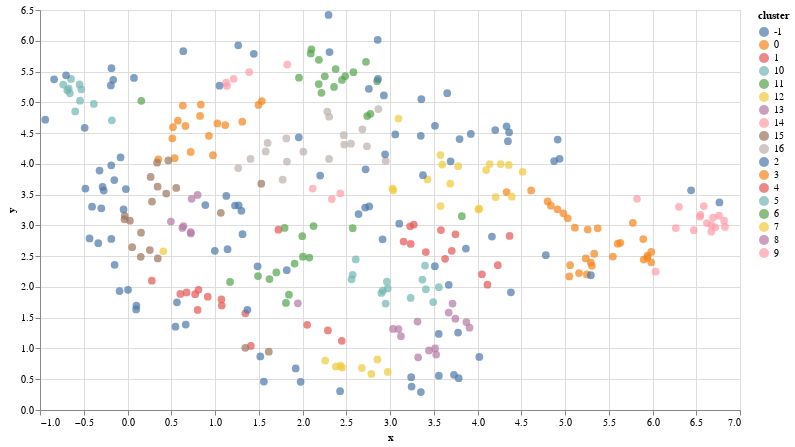

Source (notebook cell):
### Code cell
def plot_clustering_step(insight_layers, step):
    sentences = insight_layers[step]["content"]
    sentence_embeddings = embedding_model.encode(sentences)

    umap_embeds = reducer.fit_transform(sentence_embeddings)

    # Prepare the data to plot and interactive visualization
    # using Altair
    df_explore = pd.DataFrame(data={
        'content': insight_layers[step]['content'], 
        'parent': insight_layers[step]['parent'].apply(lambda x: map_to_parent(x, insight_layers[step+1])),
        'cluster': insight_layers[step]['cluster'].astype(str),
        })
    df_explore['x'] = umap_embeds[:,0]
    df_explore['y'] = umap_embeds[:,1]

    parents = df_explore["parent"].unique()
    parents_embeddings = embedding_model.encode(parents)
    umap_embeds = reducer.transform(parents_embeddings)

    df_parents = pd.DataFrame({
        'content':parents,
        'parent':'',
        'cluster':'-1',
        'x': umap_embeds[:,0],
        'y': umap_embeds[:,1],
    })

    df_explore = pd.concat([df_explore, df_parents])
    # Plot
    chart = alt.Chart(df_explore).mark_circle(size=60).encode(
        x=#'x',
        alt.X('x',
            scale=alt.Scale(zero=False)
        ),
        y=
        alt.Y('y',
            scale=alt.Scale(zero=False)
        ),
        color='cluster',
        tooltip=['content', "parent"],
        size=
    ).properties(
        width=700,
        height=400
    )

    return chart, df_explore
    

chart, df_explore = plot_clustering_step(insight_layers, 0)
df_explore
chart.interactive()

### Figure 1 — Vega-Lite specification as saved in the notebook (floating-point values rounded to 4 significant figures; data arrays with more than 128 entries replaced by an {"elided": "..."} marker saying what was removed)
{"config": {"view": {"continuousWidth": 300, "continuousHeight": 300}}, "data": {"name": "data-89de7a8efdee56f1f380e5db8b87edb0"}, "mark": {"type": "circle", "size": 60}, "encoding": {"color": {"field": "cluster", "type": "nominal"}, "tooltip": [{"field": "content", "type": "nominal"}, {"field": "parent", "type": "nominal"}], "x": {"field": "x", "scale": {"zero": false}, "type": "quantitative"}, "y": {"field": "y", "scale": {"zero": false}, "type": "quantitative"}}, "height": 400, "params": [{"name": "param_18", "select": {"type": "interval", "encodings": ["x", "y"]}, "bind": "scales"}], "width": 700, "$schema": "https://vega.github.io/schema/vega-lite/v5.16.3.json", "datasets": {"data-89de7a8efdee56f1f380e5db8b87edb0": {"elided": "337 records"}}}
